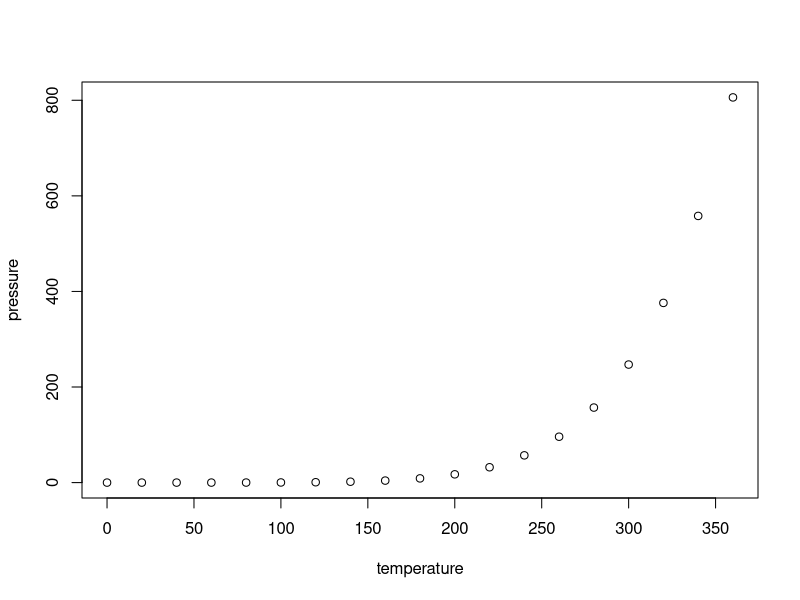
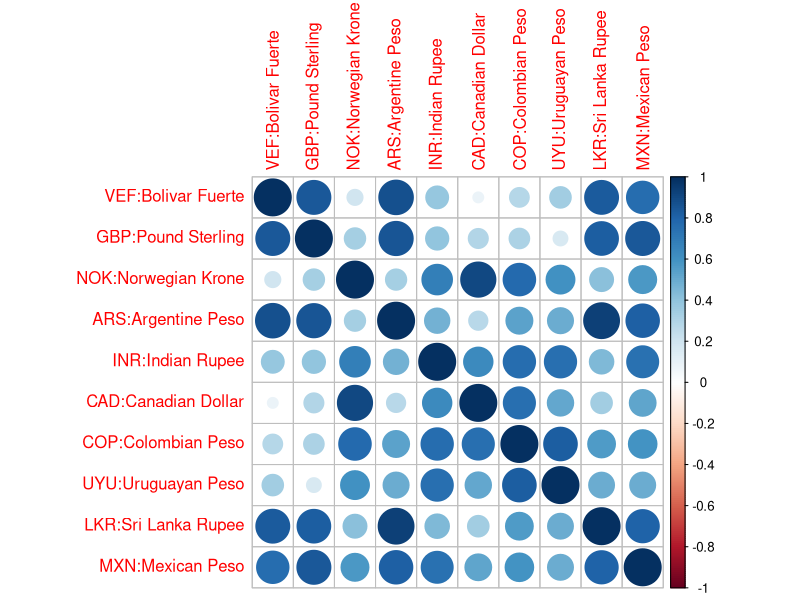

Write the R code that produced these figures, in order.
## ---- chunk 1
knitr::opts_chunk$set(echo = TRUE)
## ---- chunk 2
summary(cars)
## ---- chunk 3
plot(pressure)
## ---- chunk 4
library(dplyr)
library(magrittr)
library(lubridate)
library(corrplot)

series<-read.csv("series_fx_usd.csv")
colnames(series)<-as.character(unlist(series[1,]))
colnames(series)[1]<-"Fecha"
series<-series[c(-1,-2,-3),]
series$Fecha<-as_date(series$Fecha)
series[,-1]<-lapply(series[,-1], as.character)
series[,-1]<-lapply(series[,-1], as.numeric)
date1<-as_date("2014-12-31")
#set time period
series15_17<-subset(series, series$Fecha >date1)
#remove nas
series15_17<-series15_17[rowSums(is.na(series15_17)) == 0,]

#Buscamos tipos de cambio correlacionados con Mexico

monedas<-c("VEF:Bolivar Fuerte","GBP:Pound Sterling","NOK:Norwegian Krone","ARS:Argentine Peso","INR:Indian Rupee","CAD:Canadian Dollar","COP:Colombian Peso","UYU:Uruguayan Peso","LKR:Sri Lanka Rupee","MXN:Mexican Peso")
cor <- cor(series15_17[,monedas])
corrplot(cor, method = "circle")
#Armamos el data set final
series_final <- cbind(series15_17[,"Fecha"],series15_17[,monedas])
